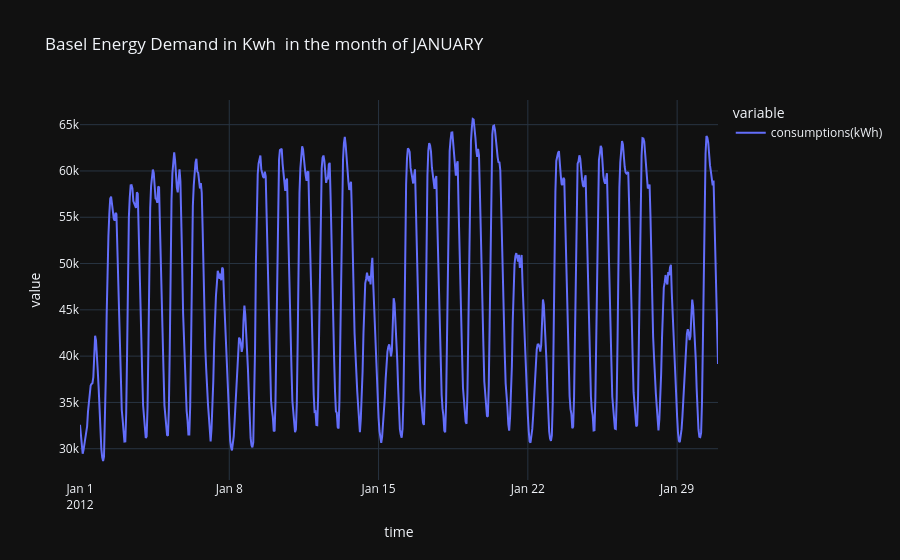

Write notebook code for a chart like this one.
### Markdown cell above
### Visualization
#### Seasonal plot
 - weekly pattern behavior(speculation, checking through a seasonal plot). We select the jan month of the time series

### Code cell
df1 = df1.resample('h').mean()
df1_jan_month = df1.iloc[1:720, :]
fig = px.line(df1_jan_month, title='Basel Energy Demand in Kwh  in the month of JANUARY')
fig.show()

### Figure 1 — Plotly figure (JSON) as saved in the notebook; plotly's stock layout.template omitted (floating-point values rounded to 4 significant figures; data arrays with more than 128 entries replaced by an {"elided": "..."} marker saying what was removed)
{"data": [{"hovertemplate": "variable=consumptions(kWh)<br>time=%{x}<br>value=%{y}<extra></extra>", "legendgroup": "consumptions(kWh)", "line": {"color": "#636efa", "dash": "solid"}, "marker": {"symbol": "circle"}, "mode": "lines", "name": "consumptions(kWh)", "orientation": "v", "showlegend": true, "x": {"elided": "719 str values"}, "xaxis": "x", "y": {"elided": "719 float values"}, "yaxis": "y", "type": "scatter"}], "layout": {"xaxis": {"anchor": "y", "domain": [0.0, 1.0], "title": {"text": "time"}}, "yaxis": {"anchor": "x", "domain": [0.0, 1.0], "title": {"text": "value"}}, "legend": {"title": {"text": "variable"}, "tracegroupgap": 0}, "title": {"text": "Basel Energy Demand in Kwh  in the month of JANUARY"}}}
